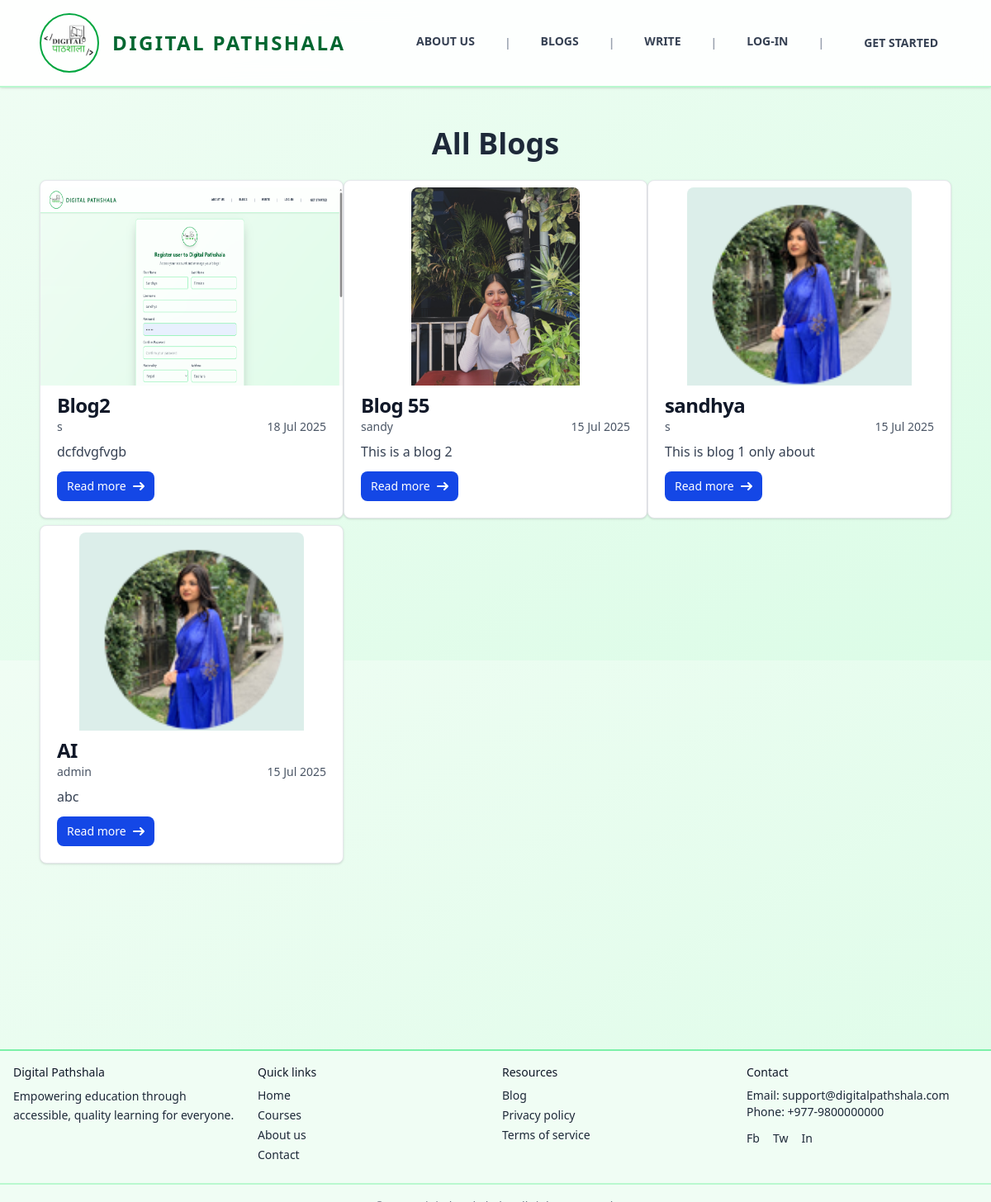
The app's page /blogs/ with its own data.
### blogs/models.py (models this page shows, shortened)
class Blog(models.Model):
    def generateImagePath(instance, filename):
        return f'blog/{instance.author.username}/images/{filename}'
    def generateAttachmentPath(instance, filename):
        return f'blog/{instance.author.username}/attachments/{filename}'
    class StatusOptions(models.TextChoices):
        PENDING = "Pending", "Pending"
        ACTIVE = "Active", "Active"
        REJECTED = "Rejected", "Rejected"
    title = models.CharField(max_length=50 )
    content = models.TextField()
    author = models.ForeignKey(User, on_delete=models.CASCADE, related_name='blog_posts')
    tags = TaggableManager(blank=True)
    category = models.ForeignKey(Category, null=True, blank=True, on_delete=models.SET_NULL)
    image = models.ImageField(blank=True, null=True , upload_to=generateImagePath, default='static/images/blog1.png')
    attachment = models.FileField(blank=True, null=True, upload_to=generateAttachmentPath)
    status = models.CharField(max_length=8, choices=StatusOptions, default=StatusOptions.PENDING)
    created_at = models.DateTimeField( auto_now_add=True, editable=False )
    updated_at = models.DateTimeField(auto_now=True, editable=False)

### main/views.py (the view)
# urls.py: path("blogs/", blogPage),
def blogPage(request):
    blogs  =  Blog.objects.filter(status='Active').order_by('-created_at')
    return render(request, 'pages/blogs/blogs.html', {'blogs':blogs})

### templates/pages/blogs/blogs.html (shortened to what this page needs)
{% extends 'layouts/main.html' %}
{% block content %}
  <h1 class="text-center text-4xl font-bold text-gray-800 mb-6">All Blogs</h1>
  {% if blogs %}
    <div class="grid grid-cols-1 md:grid-cols-2 lg:grid-cols-3 space-y-2">
      {% for blog in blogs %}
        <div class="max-w-sm bg-white hover:scale-[102%] duration-300 border border-gray-200 rounded-lg shadow-sm dark:bg-gray-800 dark:border-gray-700">
          <a href="/blog/{{ blog.id }}" class=""><img class="my-2 mx-auto rounded-t-lg h-60" src="{{ blog.image.url }}" alt="" /></a>
          <div class="px-5 pb-5">
            <a href="/blog/{{ blog.id }}"><h5 class="text-2xl font-bold tracking-tight text-gray-900 dark:text-white">{{ blog.title }}</h5></a>
            <div class="flex justify-between mb-2 text-sm">
              <p class="text-gray-600 dark:text-gray-400">{{ blog.author.username }}</p>
              <p class="text-gray-600 dark:text-gray-400">{{ blog.created_at|date:'d M Y' }}</p>
            </div>
            <p class="mb-3 font-normal text-gray-700 dark:text-gray-400">{{ blog.content|truncatechars:50 }}</p>
            <a href="/blog/{{ blog.id }}" class="inline-flex items-center px-3 py-2 text-sm font-medium text-center text-white bg-blue-700 rounded-lg hover:bg-blue-800 focus:ring-4 focus:outline-none focus:ring-blue-300 dark:bg-blue-600 dark:hover:bg-blue-700 dark:focus:ring-blue-800">
              Read more<svg class="rtl:rotate-180 w-3.5 h-3.5 ms-2" aria-hidden="true" xmlns="http://www.w3.org/2000/svg" fill="none" viewBox="0 0 14 10">
                <path stroke="currentColor" stroke-linecap="round" stroke-linejoin="round" stroke-width="2" d="M1 5h12m0 0L9 1m4 4L9 9" />
              </svg>
            </a>
          </div>
        </div>
      {% endfor %}
    </div>
  {% endif %}
{% endblock %}

### templates/layouts/main.html (shortened to what this page needs)
<!DOCTYPE html>
<html lang="en">
  <head>
    <script src="https://cdn.jsdelivr.net/npm/@tailwindcss/browser@4"></script>
  </head>
  <body class="font-sans text-gray-700 bg-gradient-to-br from-green-50 to-green-100 min-h-screen">
    <nav class="uppercase flex justify-between bg-white/90 backdrop-blur-md border-b-2 border-green-200 py-4 px-6 lg:px-12 lg:py:6 shadow-sm sticky top-0 z-40">
      <a href="/" class="flex items-center group">
        <div class="w-16 lg:w-18 h-16 lg:h-18 rounded-full border-2 border-green-600 flex items-center justify-center group-hover:scale-105 transition-transform">
          <img src="/static/images/favicon.ico" alt="Digital Pathshala Logo" />
        </div>
        <div class="ml-2 lg:ml-4 text-xl lg:text-2xl font-semibold text-green-800 tracking-widest">Digital Pathshala</div>
      </a>
      <div class="my-auto hidden md:block">
        <ul class="flex gap-6 lg:gap-8 text-sm font-bold items-center">
          <li class="relative group pb-1">
            <a href="/about-us" class="text-gray-700 hover:text-green-600 transition-colors p-1">About Us</a>
          </li>
          <li class="text-gray-400">|</li>
          <li class="relative group pb-1">
            <a href="/blogs" class="text-gray-700 hover:text-green-600 transition-colors p-1">Blogs</a>
          </li>
          <li class="text-gray-400">|</li>
          <li class="relative group pb-1">
            <a href="/blog/add" class="text-gray-700 hover:text-green-600 transition-colors p-1">Write</a>
          </li>
          {% if not user.is_authenticated %}
            <li class="text-gray-400">|</li>
            <li class="relative group pb-1">
              <a href="/auth/log-in" class="text-gray-700 hover:text-green-600 transition-colors p-1">Log-In</a>
            </li>
          {% endif %}
          <li class="text-gray-400">|</li>
          <li class="hover:bg-green-600 hover:text-white px-4 py-2 transition-all duration-300 rounded-lg">
            {% if user.is_authenticated %}
              <a href="/writer/dashboard">Dashboard</a>
            {% else %}
              <a href="/auth/sign-up">Get Started</a>
            {% endif %}
          </li>
        </ul>
      </div>
    </nav>
    <div class="flex flex-col p-12 min-h-[80vh]">
      {% block content %}
      {% endblock %}
    </div>
    <footer class="bg-green-50 border-t-2 border-green-300 text-gray-800 text-sm">
      <div class="max-w-7xl mx-auto p-4 grid grid-cols-1 md:grid-cols-4 gap-4">
        <div>
          <p class="font-medium text-gray-900">Digital Pathshala</p>
          <p class="mt-2 leading-relaxed">Empowering education through accessible, quality learning for everyone.</p>
        </div>
        <div>
          <p class="mb-2 font-medium text-gray-900">Quick links</p>
          <ul class="space-y-1">
            <li>
              <a href="/home" class="hover:underline">Home</a>
            </li>
            <li>
              <a href="/courses" class="hover:underline">Courses</a>
            </li>
            <li>
              <a href="/about" class="hover:underline">About us</a>
            </li>
            <li>
              <a href="/contacts" class="hover:underline">Contact</a>
            </li>
          </ul>
        </div>
        <div>
          <p class="mb-2 font-medium text-gray-900">Resources</p>
          <ul class="space-y-1">
            <li>
              <a href="/blogs" class="hover:underline">Blog</a>
            </li>
            <li>
              <a href="/privacy" class="hover:underline">Privacy policy</a>
            </li>
            <li>
              <a href="/terms" class="hover:underline">Terms of service</a>
            </li>
          </ul>
        </div>
        <div>
          <p class="mb-2 font-medium text-gray-900">Contact</p>
          <p>
            Email: <a href="mailto:support@digitalpathshala.com" class="hover:underline">support@digitalpathshala.com</a>
          </p>
          <p>
            Phone: <a href="tel:+9779800000000" class="hover:underline">+977-9800000000</a>
          </p>
          <div class="flex space-x-4 mt-3">
            <a href="https://www.facebook.com/digitalpathshala999" aria-label="Facebook" class="hover:text-gray-900">Fb</a>
            <a href="#" aria-label="Twitter" class="hover:text-gray-900">Tw</a>
            <a href="#" aria-label="LinkedIn" class="hover:text-gray-900">In</a>
          </div>
        </div>
      </div>
      <div class="border-t-2 border-green-200 mt-2 p-4 text-center text-sm text-gray-500">&copy; 2024 Digital Pathshala. All rights reserved.</div>
    </footer>
  </body>
</html>

### records on screen
Blog: image (picture), title "Blog2", author.username "s", created_at "18 Jul 2025", content "dcfdvgfvgb"
Blog: image (picture), title "Blog 55", author.username "sandy", created_at "15 Jul 2025", content "This is a blog 2"
Blog: image (picture), title "sandhya", author.username "s", created_at "15 Jul 2025", content "This is blog 1 only about"
Blog: image (picture), title "AI", author.username "admin", created_at "15 Jul 2025", content "abc"
